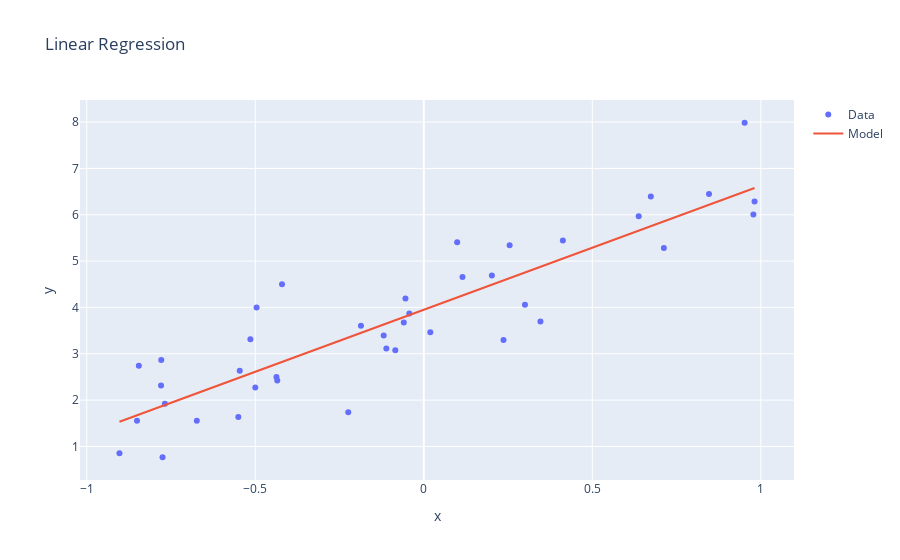

The notebook cell this image was saved under:
### Markdown cell above
### Question-1 : 1. Use ```torch.autograd``` to find the true gradient on the above dataset using linear regression (in the form $\theta_1x + \theta_0$) for any given values of $(\theta_0,\theta_1)$.

### Code cell
# Define the model  
class LinearRegression(nn.Module):
    def __init__(self):
        super(LinearRegression, self).__init__()
        self.linear = nn.Linear(1, 1)

    def forward(self, x):
        return self.linear(x)

# Define the loss function
criterion = nn.MSELoss()
# Define the optimizer
model = LinearRegression()
optimizer = optim.SGD(model.parameters(), lr=0.01)

# Train the model
num_epochs = 1000
for epoch in range(num_epochs):
    inputs = Variable(torch.from_numpy(x1).float().view(-1, 1))
    labels = Variable(torch.from_numpy(y).float().view(-1, 1))

    optimizer.zero_grad()
    outputs = model(inputs)
    loss = criterion(outputs, labels)
    loss.backward()
    optimizer.step()

# Get the learned parameters
theta_0 = model.linear.bias.item()
theta_1 = model.linear.weight.item()
# Get the true gradient
true_gradient = np.array([theta_0, theta_1])
print("True gradient: ", true_gradient)

# Plot the data using plotly
fig = go.Figure()
fig.add_trace(go.Scatter(x=x1, y=y, mode='markers', name='Data'))
fig.add_trace(go.Scatter(x=x1, y=theta_1*x1 + theta_0, mode='lines', name='Model'))
fig.update_layout(title='Linear Regression', xaxis_title='x', yaxis_title='y')
fig.show()

### Figure 1 — Plotly figure (JSON) as saved in the notebook; plotly's stock layout.template omitted (floating-point values rounded to 4 significant figures)
{"data": [{"mode": "markers", "name": "Data", "type": "scatter", "x": [0.978, 0.09909, -0.4371, -0.8454, -0.1111, -0.05438, -0.903, -0.6734, -0.7681, 0.2548, 0.7124, 0.3002, 0.9814, -0.0593, 0.2366, -0.4347, 0.952, 0.3461, -0.1189, -0.4206, 0.0194, -0.7751, -0.5461, -0.0429, -0.5145, -0.224, 0.6377, -0.8509, 0.8463, -0.5502, 0.4127, -0.7789, 0.202, -0.1864, 0.6737, -0.4999, -0.08452, 0.1149, -0.4961, -0.7795], "y": [6.003, 5.408, 2.499, 2.742, 3.113, 4.191, 0.8509, 1.555, 1.924, 5.343, 5.283, 4.059, 6.289, 3.675, 3.298, 2.425, 7.985, 3.698, 3.394, 4.502, 3.466, 0.767, 2.634, 3.867, 3.311, 1.738, 5.969, 1.553, 6.448, 1.636, 5.442, 2.866, 4.69, 3.605, 6.395, 2.273, 3.075, 4.659, 3.996, 2.314]}, {"mode": "lines", "name": "Model", "type": "scatter", "x": [0.978, 0.09909, -0.4371, -0.8454, -0.1111, -0.05438, -0.903, -0.6734, -0.7681, 0.2548, 0.7124, 0.3002, 0.9814, -0.0593, 0.2366, -0.4347, 0.952, 0.3461, -0.1189, -0.4206, 0.0194, -0.7751, -0.5461, -0.0429, -0.5145, -0.224, 0.6377, -0.8509, 0.8463, -0.5502, 0.4127, -0.7789, 0.202, -0.1864, 0.6737, -0.4999, -0.08452, 0.1149, -0.4961, -0.7795], "y": [6.568, 4.215, 2.78, 1.687, 3.653, 3.804, 1.533, 2.148, 1.894, 4.632, 5.857, 4.754, 6.577, 3.791, 4.583, 2.787, 6.498, 4.877, 3.632, 2.824, 4.002, 1.875, 2.488, 3.835, 2.573, 3.35, 5.657, 1.672, 6.215, 2.477, 5.055, 1.865, 4.491, 3.451, 5.753, 2.612, 3.724, 4.257, 2.622, 1.863]}], "layout": {"title": {"text": "Linear Regression"}, "xaxis": {"title": {"text": "x"}}, "yaxis": {"title": {"text": "y"}}}}
